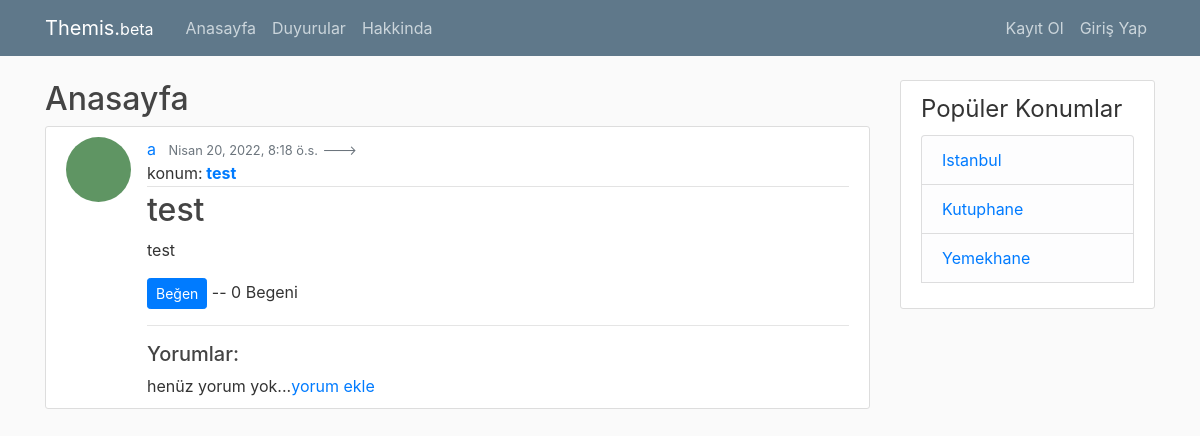
The app's page /, older data.
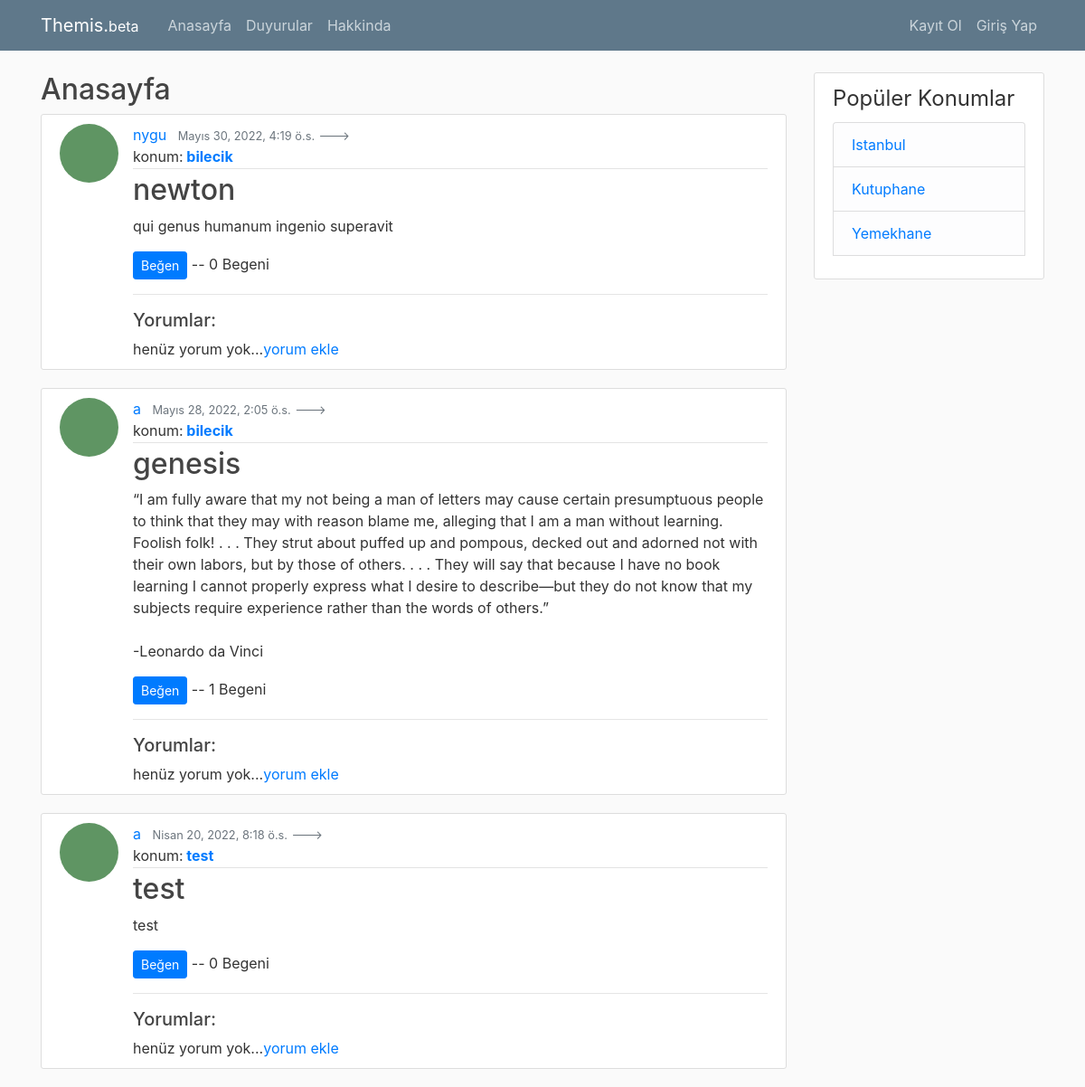
The same page, newer data.
### blog/models.py (models this page shows, shortened)
class Post(models.Model):
    title = models.CharField(max_length=100)
    content = models.TextField(default="")
    date_posted = models.DateTimeField(default=timezone.now)
    author = models.ForeignKey(User, on_delete=models.CASCADE)  #if is deleted than delete their posts
    location = models.CharField(max_length=100, default="")
    tags = TaggableManager()
    likes = models.ManyToManyField(User, related_name='blog_posts')
    mood = models.CharField(max_length=20, default="")
    def total_likes(self):
        return self.likes.count()

### users/models.py (models this page shows, shortened)
class Profile(models.Model):
	user = models.OneToOneField(User, on_delete=models.CASCADE) #with user modele have a one to one relationship--- İF USER DELETED DELETE THE PROFILE
	image = models.ImageField(default='default.jpg', upload_to='profile-pics')

### blog/views.py (the view)
# urls.py: path('', PostListView.as_view(), name="blog-home"), #has a empty strting bc its already proccessed blog part in main urls
class PostListView(ListView):
	model = Post
	template_name = 'blog/home.html'
	context_object_name = 'posts'
	ordering = ['-date_posted']
	paginate_by = 99

### blog/templates/blog/home.html (shortened to what this page needs)
{% extends "blog/base.html" %}
{% block content%}
	<h2>Anasayfa</h2>
	{% for post in posts %}
		<article class="media content-section">
		  <img class='rounded-circle article-img' src="{{ post.author.profile.image.url }}">
		  <div class="media-body">
		    <div class="article-metadata">
		      <a class="mr-2" href="{% url 'user-posts' post.author.username %}">{{ post.author }}</a>
		      <small class="text-muted ml-12">{{ post.date_posted}}</small>
		      <small class="text-muted">---> {{ post.mood }}</small>
		      <br>
		       {% for tag in post.tags.all %}
                    konum:<strong> <a href="{% url 'tagged' tag.slug %}">{{ tag.name }}</a> </strong></a>
              {% endfor %}
		    </div>
		    <h2><a class="article-title" href="{% url 'post-detail' post.id %}">{{ post.title }}</a></h2>
		    <p class="article-content">{{ post.content }}</p>
		    <div>
			    <form action="{% url 'like_post' post.pk%}"
			    method="POST">
			    	<button type="submit", name="post_id", value="{{ post.id }}", class="btn btn-primary btn-sm">Beğen</button> -- {{ post.total_likes }} Begeni
				</form>
				<hr>
			    <h5>Yorumlar:</h5>
			    {% if not post.comments.all %}
			    	henüz yorum yok...<a href="{% url 'add_comment' post.pk %}">yorum ekle</a>
			    {% endif %}
		    </div>
		  </div>
		</article>
	{% endfor %}
{% endblock content %}

### blog/templates/blog/base.html (shortened to what this page needs)
{% load static %}
<!DOCTYPE html>
<html>
<head>
    <link rel="stylesheet" href="https://maxcdn.bootstrapcdn.com/bootstrap/4.0.0/css/bootstrap.min.css">
    <link rel="stylesheet" type="text/css" href="{% static 'blog/main.css' %}">
</head>
<body>
    <header class="site-header">
      <nav class="navbar navbar-expand-md navbar-dark bg-steel fixed-top">
        <div class="container">
          <a class="navbar-brand mr-4" href="{% url 'blog-home' %}">Themis.<small>beta</small></a>
          <div class="collapse navbar-collapse" id="navbarToggle">
            <div class="navbar-nav mr-auto">
              <a class="nav-item nav-link" href="{% url 'blog-home' %}">Anasayfa</a>
              <a class="nav-item nav-link" href="{% url 'blog-duyuru' %}">Duyurular</a>
              <a class="nav-item nav-link" href="{% url 'blog-about' %}">Hakkinda</a>
            </div>
            <div class="navbar-nav">
              {% if user.is_authenticated %}
                <a class="nav-item nav-link" href="{% url 'post-create' %}">Yeni Gönderi</a>
                <a class="nav-item nav-link" href="{% url 'profile' %}">Profil</a>
                <a class="nav-item nav-link" href="{% url 'logout' %}">Çıkış Yap</a>
              {% else %}
                <a class="nav-item nav-link" href="{% url 'register' %}">Kayıt Ol</a>
                <a class="nav-item nav-link" href="{% url 'login' %}">Giriş Yap</a>
              {% endif %}
            </div>
          </div>
        </div>
      </nav>
    </header>
    <main role="main" class="container">
      <div class="row">
        <div class="col-md-9">
          {% block content %}{% endblock %}
        </div>
        <div class="col-md-3">
          <div class="content-section">
            <legend>Popüler Konumlar</legend>
              <ul class="list-group">
                <li class="list-group-item list-group-item-light"><a href="">Istanbul</li>
                <li class="list-group-item list-group-item-light"><a href="">Kutuphane</li>
                <li class="list-group-item list-group-item-light"><a href="">Yemekhane</li>
              </ul>
          </div>
        </div>
      </div>
    </main>
</body>
</html>

### blog/static/blog/main.css (style rules this page uses)
body { background: #fafafa; color: #333333; margin-top: 5rem; }
h1, h2, h3, h4, h5, h6 { color: #444444; }
ul { margin: 0; }
.bg-steel { background-color: #5f788a; }
.site-header .navbar-nav .nav-link { color: #cbd5db; }
.content-section { background: #ffffff; padding: 10px 20px; border: 1px solid #dddddd; border-radius: 3px; margin-bottom: 20px; }
.article-title { color: #444444; }
.article-content { white-space: pre-line; }
.article-img { height: 65px; width: 65px; margin-right: 16px; }
.article-metadata { padding-bottom: 1px; margin-bottom: 4px; border-bottom: 1px solid #e3e3e3 }

Row changes from the older to the newer data that the page shows:
added Post: author.profile.image (placeholder picture), author "nygu", date_posted "Mayıs 30, 2022, 4:19 ö.s.", title "newton", content "qui genus humanum ingenio superavit", total_likes "0", shows "henüz yorum yok..."
added Tag: name "bilecik"
added Post: author.profile.image (placeholder picture), author "a", date_posted "Mayıs 28, 2022, 2:05 ö.s.", title "genesis", content "“I am fully aware that my not being a man of letters may cause certain presumptuous people to think that they may with reason blame me, alleging that I am a man without learning. Foolish folk! . . . They strut about puffed up and pompous, decked out and adorned not with their own labors, but by those of others. . . . They will say that because I have no book learning I cannot properly express what I desire to describe—but they do not know that my subjects require experience rather than the words of others.” -Leonardo da Vinci", total_likes "1", shows "henüz yorum yok..."
